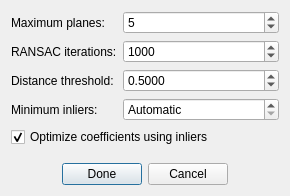
<?xml version="1.0" encoding="UTF-8"?>
<ui version="4.0">
 <class>PlaneFitDialog</class>
 <widget class="QDialog" name="PlaneFitDialog">
  <property name="geometry">
   <rect>
    <x>0</x>
    <y>0</y>
    <width>290</width>
    <height>196</height>
   </rect>
  </property>
  <property name="windowTitle">
   <string>Fit Planes</string>
  </property>
  <property name="modal">
   <bool>true</bool>
  </property>
  <layout class="QVBoxLayout" name="verticalLayout">
   <item>
    <layout class="QFormLayout" name="parameters_layout">
     <property name="fieldGrowthPolicy">
      <enum>QFormLayout::AllNonFixedFieldsGrow</enum>
     </property>
     <item row="0" column="0">
      <widget class="QLabel" name="max_planes_label">
       <property name="text">
        <string>Maximum planes:</string>
       </property>
      </widget>
     </item>
     <item row="0" column="1">
      <widget class="QSpinBox" name="max_planes_spin">
       <property name="minimum">
        <number>1</number>
       </property>
       <property name="maximum">
        <number>100</number>
       </property>
       <property name="value">
        <number>5</number>
       </property>
      </widget>
     </item>
     <item row="1" column="0">
      <widget class="QLabel" name="max_iterations_label">
       <property name="text">
        <string>RANSAC iterations:</string>
       </property>
      </widget>
     </item>
     <item row="1" column="1">
      <widget class="QSpinBox" name="max_iterations_spin">
       <property name="minimum">
        <number>1</number>
       </property>
       <property name="maximum">
        <number>1000000</number>
       </property>
       <property name="value">
        <number>1000</number>
       </property>
      </widget>
     </item>
     <item row="2" column="0">
      <widget class="QLabel" name="distance_threshold_label">
       <property name="text">
        <string>Distance threshold:</string>
       </property>
      </widget>
     </item>
     <item row="2" column="1">
      <widget class="QDoubleSpinBox" name="distance_threshold_spin">
       <property name="decimals">
        <number>4</number>
       </property>
       <property name="minimum">
        <double>0.000100000000000</double>
       </property>
       <property name="maximum">
        <double>1000000.000000000000000</double>
       </property>
       <property name="singleStep">
        <double>0.100000000000000</double>
       </property>
       <property name="value">
        <double>0.500000000000000</double>
       </property>
      </widget>
     </item>
     <item row="3" column="0">
      <widget class="QLabel" name="min_inliers_label">
       <property name="text">
        <string>Minimum inliers:</string>
       </property>
      </widget>
     </item>
     <item row="3" column="1">
      <widget class="QSpinBox" name="min_inliers_spin">
       <property name="toolTip">
        <string>Use 0 to calculate the minimum automatically</string>
       </property>
       <property name="specialValueText">
        <string>Automatic</string>
       </property>
       <property name="maximum">
        <number>1000000000</number>
       </property>
      </widget>
     </item>
     <item row="4" column="0" colspan="2">
      <widget class="QCheckBox" name="optimize_coefficients_check">
       <property name="text">
        <string>Optimize coefficients using inliers</string>
       </property>
       <property name="checked">
        <bool>true</bool>
       </property>
      </widget>
     </item>
    </layout>
   </item>
   <item>
    <spacer name="vertical_spacer">
     <property name="orientation">
      <enum>Qt::Vertical</enum>
     </property>
     <property name="sizeHint" stdset="0">
      <size>
       <width>20</width>
       <height>20</height>
      </size>
     </property>
    </spacer>
   </item>
   <item>
    <layout class="QHBoxLayout" name="button_layout">
     <item>
      <spacer name="button_spacer">
       <property name="orientation">
        <enum>Qt::Horizontal</enum>
       </property>
       <property name="sizeHint" stdset="0">
        <size>
         <width>40</width>
         <height>20</height>
        </size>
       </property>
      </spacer>
     </item>
     <item>
      <widget class="QPushButton" name="done_button">
       <property name="text">
        <string>Done</string>
       </property>
       <property name="default">
        <bool>true</bool>
       </property>
      </widget>
     </item>
     <item>
      <widget class="QPushButton" name="cancel_button">
       <property name="text">
        <string>Cancel</string>
       </property>
      </widget>
     </item>
     <item>
      <spacer name="horizontalSpacer">
       <property name="orientation">
        <enum>Qt::Horizontal</enum>
       </property>
       <property name="sizeHint" stdset="0">
        <size>
         <width>40</width>
         <height>20</height>
        </size>
       </property>
      </spacer>
     </item>
    </layout>
   </item>
  </layout>
 </widget>
 <resources/>
 <connections/>
</ui>
